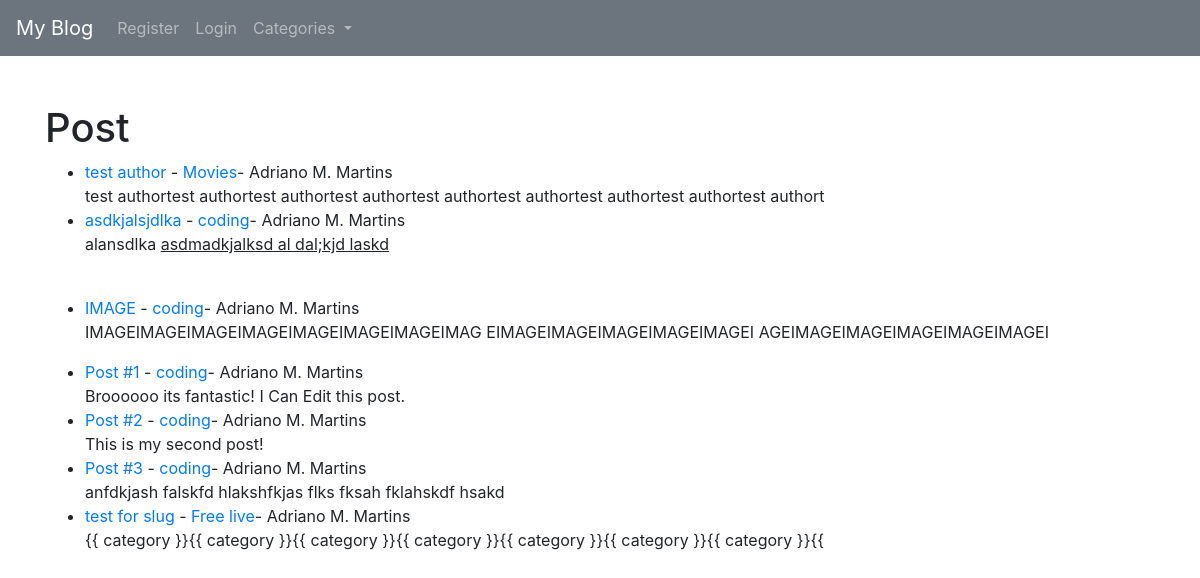
The page / on the database its author committed.
### myblog/models.py (models this page shows, shortened)
class Post(models.Model):
    title = models.CharField(max_length=255)
    title_tag = models.CharField(max_length=255, default='title')
    author = models.ForeignKey(User, on_delete=models.CASCADE)
    body = RichTextField(blank=True, null=True)
    header_image = models.ImageField(
        null=True, blank=True, upload_to="images/")
    post_date = models.DateField(auto_now_add=True)
    category = models.CharField(max_length=255, default="coding")
    likes = models.ManyToManyField(User, related_name='blogpost')

### myblog/views.py (the view)
# urls.py: path('', HomeListView.as_view(), name='home'),
class HomeListView(ListView):
    model = Post
    template_name = "home.html"
    ordering = ['-post_date']
    def get_context_data(self, **kwargs):
        context = super(HomeListView, self).get_context_data(**kwargs)
        context['categories'] = Category.objects.all()
        return context

### myblog/templates/home.html (shortened to what this page needs)
{% extends 'base.html' %}
{% block content %}
<h1>Post</h1>
<ul>
  {% for post in object_list %}
  <li>
    <a href="{% url 'article_detail' post.pk %}">{{ post.title }}</a> - <a href="{% url 'category' post.category|slugify %}">{{ post.category}}</a>- {{ post.author.first_name }} {{ post.author.last_name }} <br />
    {{ post.body|slice:":100"|safe}}
    <br />
  </li>
  {% endfor %}
</ul>
{% endblock content %}

### rows shown on the page
Post: title "test author", category "Movies", author.first_name "Adriano", author.last_name "M. Martins", body "test authortest authortest authortest authortest authortest authortest authortest authortest authort"
Post: title "asdkjalsjdlka", category "coding", author.first_name "Adriano", author.last_name "M. Martins", body "alansdlka asdmadkjalksd al dal;kjd laskd"
Post: title "IMAGE", category "coding", author.first_name "Adriano", author.last_name "M. Martins", body "IMAGEIMAGEIMAGEIMAGEIMAGEIMAGEIMAGEIMAG EIMAGEIMAGEIMAGEIMAGEIMAGEI AGEIMAGEIMAGEIMAGEIMAGEIMAGEI"
Post: title "Post #1", category "coding", author.first_name "Adriano", author.last_name "M. Martins", body "Broooooo its fantastic! I Can Edit this post."
Post: title "Post #2", category "coding", author.first_name "Adriano", author.last_name "M. Martins", body "This is my second post!"
Post: title "Post #3", category "coding", author.first_name "Adriano", author.last_name "M. Martins", body "anfdkjash falskfd hlakshfkjas flks fksah fklahskdf hsakd"
Post: title "test for slug", category "Free live", author.first_name "Adriano", author.last_name "M. Martins", body "{{ category }}{{ category }}{{ category }}{{ category }}{{ category }}{{ category }}{{ category }}{{"
